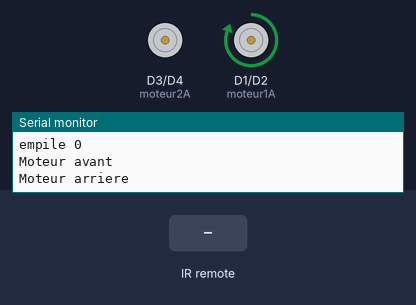
Simulated run of this sketch. Board: ESP8266 (NodeMCU). On the bench: motor-driver pin pairs drawn as motors (green arrow = first pin HIGH = forward, orange = second pin HIGH = backward, longer = more drive), the last lines printed to the serial monitor. The inputs (shaded band) are chosen by the test bench.

Above: at 0.7 s.
At 3.6 s:
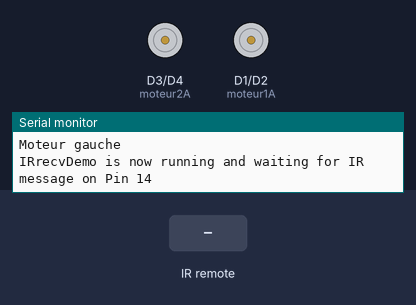
3.7 s: infrared code 0x1FE9C63 received
At 4.1 s:
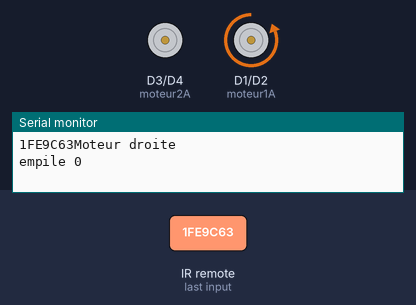
5.2 s: infrared code 0x1FE1CE3 received
6.7 s: infrared code 0x1FE02FD received
Timing chart, 0 to 9.7 s (numbered marks = the images above; inputs shaded):
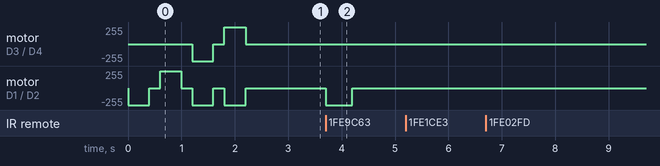

The sketch:

board-IR-digger-count.ino
```cpp
// (licence header left out)
#include <Arduino.h>
#include <IRremoteESP8266.h>
#include <IRrecv.h>
#include <IRutils.h>

#define moteur1A D1
#define moteur1B D2
#define moteur2A D3 // rotation
#define moteur2B D4

#define haut 1
#define bas 2
#define droite 3
#define gauhec 4

#define HAUT 0x1FE1CE3
#define DROITE 0x1FE9C63
#define BAS 0x1FE02FD
#define GAUCHE 0x1FEEC13
#define STOP  0x1FEC837
#define ARRET  0x1FE817E

// ------------- ajout d'un 2° télécommande
#define HAUT1 0xFF18E7
#define DROITE1 0xFF5AA5
#define BAS1 0xFF4AB5
#define GAUCHE1 0xFF10EF
#define STOP1  0xFF38C7
#define ARRET1  0xFFA25D
// ------------- direction
#define avant 1
#define arriere 2
#define droite 3
#define gauche 4
int lastDirection = 1;

#define GND D7
#define TEMPO 500 // temporisation
// ---------------------------Forth-------------
#define MAX 100
int Index=0;
byte Forth[MAX]; // pile Forth
int vitesse = 255;  // 0 à 255
int programmation=1;

// Le digger a un moteur pour les roues et une commande de direction pour tourner à DROITE ou à GAUCHE

// le programme active le moteur ou les roues suivant une durée countM (moteur) ou count D (direction)


// An IR detector/demodulator is connected to GPIO pin 14(D5 on a NodeMCU
// board).
// Note: GPIO 16 won't work on the ESP8266 as it does not have interrupts.
// Note: GPIO 14 won't work on the ESP32-C3 as it causes the board to reboot.
#ifdef ARDUINO_ESP32C3_DEV
const uint16_t kRecvPin = 10;  // 14 on a ESP32-C3 causes a boot loop.
#else  // ARDUINO_ESP32C3_DEV
const uint16_t kRecvPin = 14;
#endif  // ARDUINO_ESP32C3_DEV


// kRecvPin

IRrecv irrecv(D6);
decode_results results;
unsigned long mmm, dodo; // arret au bout de 5 minutes
int countM=0 , countD=0 ; // nb d'impulsions IR reçues

void empile( byte x ){
      Serial.print("empile ");
  Serial.println(Forth[Index]);
  if(Index < MAX ) Forth[Index++] = x;

}
byte depile(){
      Serial.print("depile ");

  if ( Index == 0 ) return(0);
  else {
         Serial.println(Forth[Index-1]);
    return ( Forth[--Index]   );
  }
}
void execute() {
    for(int x=0 ; x < Index ; x++){
    moteur( Forth[x],vitesse);
  delay(400); // bip
      stopM();      stopD();
  delay(200); // bip
  }
}
void setup() {
  pinMode(GND, OUTPUT);      // board IR
  digitalWrite(GND, LOW);
  Serial.begin(115200);
  // test FORTH
    empile(avant);
empile(arriere);
empile(droite);
empile(gauche);
execute();
  irrecv.enableIRIn();  // Start the receiver
  while (!Serial)  // Wait for the serial connection to be establised.
    delay(50);
  Serial.println();
  Serial.print("IRrecvDemo is now running and waiting for IR message on Pin ");
  Serial.println(kRecvPin);
  mmm = millis();    dodo = millis();
}
void stopM() { // avant arriere
    analogWrite(moteur1A, 0);
  analogWrite(moteur1B, 0);

}
void stopD() {// direction droite gauche
  analogWrite(moteur2A, 0);
  analogWrite(moteur2B, 0);
}
void stopA() { // stop all
stopM();
stopD();
}

void moteur( int x, int v){
    switch (x){
      if (lastDirection != x) v=255; // accélération de départ
      case avant :
            Serial.println("Moteur avant");
                      lastDirection = avant;
                      analogWrite(moteur1A, 0);
                      analogWrite(moteur1B, v);

        break;
        case arriere :
            Serial.println("Moteur arriere");
                       lastDirection = arriere;
                      analogWrite(moteur1A, v);
                      analogWrite(moteur1B, 0);

        break;

              case droite :
            Serial.println("Moteur droite");
            analogWrite(moteur2A, 0);
            analogWrite(moteur2B, v);
                                  analogWrite(moteur1A, 0);
                      analogWrite(moteur1B, v);


        break;
        case gauche :
            Serial.println("Moteur gauche");
            analogWrite(moteur2A, v);
            analogWrite(moteur2B, 0);
                                  analogWrite(moteur1A, 0);
                      analogWrite(moteur1B, v);
        break;
  }
}
void loop() {
    if ((millis()- dodo) > 300000){
            ESP.deepSleep(0);
    }
  if ((millis()- mmm) > TEMPO){ //
    mmm= millis();
    if(countM > 0 ){
      countM --;
    } else {
       stopM();
    }
  if(countD > 0 ){
      countD --;
    } else {
       stopD();
    }
  }
  if (irrecv.decode(&results)) {
      mmm= millis();    dodo= millis();
    // print() & println() can't handle printing long longs. (uint64_t)
    serialPrintUint64(results.value, HEX);
    switch (results.value){
//-----------------------------   moteur 1 ou 2  ---------------------  <<  >>
      case HAUT : // 2
      case HAUT1 : // 2
           countM++; if(programmation)  empile( avant); else moteur(avant,vitesse);
             break;
      case BAS :
      case BAS1 :
           countM++; if(programmation) empile( arriere);else moteur(arriere,vitesse);
             break;
//-----------------------------   virage  ---------------------  +  -
       case DROITE :
       case DROITE1 :
            moteur(droite,255);countD++;if(programmation) {
              empile( droite);
              stopD();
            }
            break;
       case   GAUCHE :
       case   GAUCHE1 :
            moteur(gauche,255);countD++;if(programmation) {
              empile( gauche);stopD();
            }
            break;
//---------------- STOP ---------------
      case   STOP :
      case   STOP1 :
            stopA();
             Index=0;programmation = 0;

            break;

//---------------- ARRET rouge ---------------
      case   ARRET :
      case   ARRET1 :
            // ESP.deepSleep(0);
            programmation = 1 - programmation;
               Serial.println(programmation);
            if(programmation) execute(); else  stopA(); ;// arret moteur
            break;
   }
    Serial.println("");
    irrecv.resume();  // Receive the next value
  }

}
```

Measured:
- after the input at 3.7 s, motor on D1 (moteur1A) / D2 (moteur1B): stopped → backward 255/255 at once, → stopped 0.50 s later
